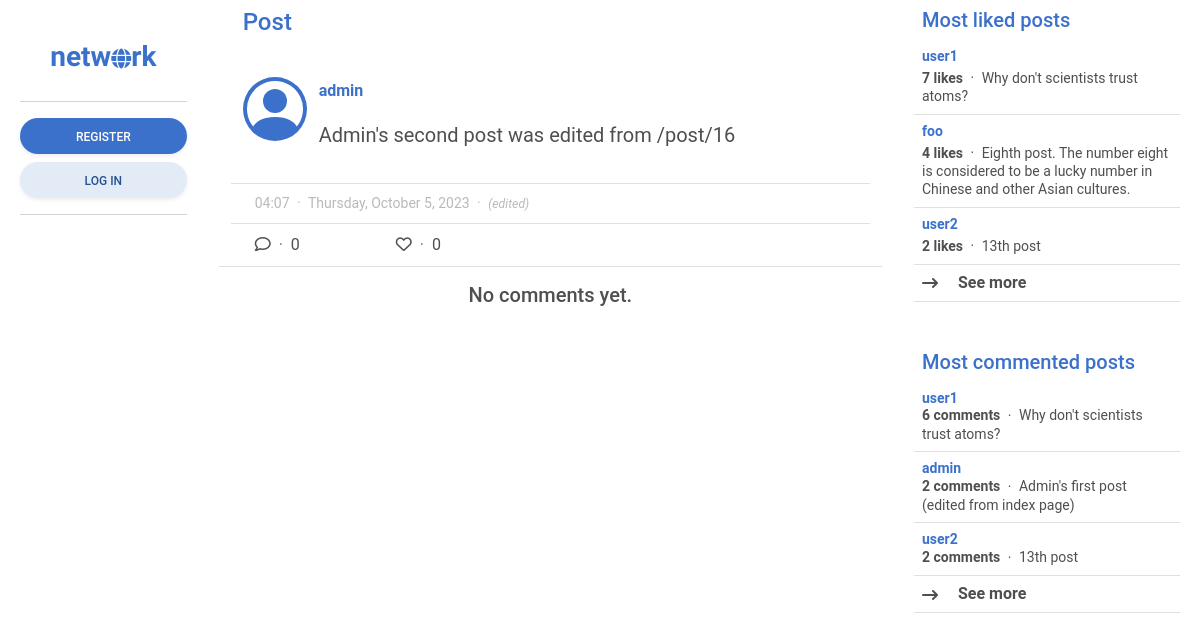
The app's page /post/16 with its own data.
### network/models.py (models this page shows, shortened)
class Post(models.Model):
    content = models.CharField(max_length=255)
    poster = models.ForeignKey(User, on_delete=models.CASCADE, related_name="posts")
    likers = models.ManyToManyField(User, blank=True, related_name="likes")
    date_posted = models.DateTimeField(auto_now_add=True)
    edited = models.BooleanField(default=False)
    def most_liked_posts():
        posts = Post.objects.annotate(likes_count=Count('likers'))
        return posts.order_by('-likes_count')
    def most_commented_posts():
        posts = Post.objects.annotate(comment_count=Count('comments'))
        return posts.order_by('-comment_count')
    class Meta:
        ordering = ["-date_posted"]

class User(AbstractUser):
    pass
    date_joined = models.DateTimeField(auto_now_add=True)
    following = models.ManyToManyField("self", blank=True, related_name="followers", symmetrical=False)
    def most_followed_users():
        users = User.objects.annotate(follower_count=Count('followers'))
        return users.order_by('-follower_count')

### network/views.py (the view, shortened to what this page needs)
# urls.py: path("post/<int:id>", views.post, name="post"),
def post(request, id):
    most_followed_users = User.most_followed_users()
    most_liked_posts = Post.most_liked_posts()
    most_commented_posts = Post.most_commented_posts()
    post = Post.objects.get(pk=id)
    post_comments = post.comments.all()
    return render(request, "network/post.html", {
        "post": post,
        "post_comments": post_comments,
        "most_followed_users": most_followed_users,
        "most_liked_posts": most_liked_posts,
        "most_commented_posts": most_commented_posts,
    })

### network/templates/network/post.html (shortened to what this page needs)
{% extends "network/layout.html" %}
{% block sidebar_left %}
    {% include "network/sidebar_left.html" %}
{% endblock %}
{% block main %}
    <div class="h4 mb-0 pb-4 pt-2 px-4 text-primary sticky-top transparan">
        Post
    </div>
    <div class="container border-bottom">
        <div class="px-4 pt-3 border-bottom">
            <div class="row">
                <div class="col-auto p-0">
                    <a href="{% url 'profile' user=post.poster.username %}">
                    </a>
                </div>
                <div class="col align-self-center">
                    <div>
                        <a href="{% url 'profile' user=post.poster.username %}" class="fw-bold text-decoration-none align-middle">
                            {{ post.poster.username }}
                        </a>
                    </div>
                    <div class="py-3 blockquote" id="og_{{post.id}}">{{ post.content }}</div>
                </div>
            </div>
        </div>
        <div class="border-bottom py-2 px-4">
            <div class="small text-muted opacity-50">
                {{ post.date_posted.time|date:"h:i"}}
                <span class="mx-1 align-self-center">&#183;</span>
                {{post.date_posted.date|date:"l, F j, Y"}}
                <span class="mx-1 align-self-center">&#183;</span>
                <span class="small align-self-center fst-italic" id="editedStatus_{{ post.id }}">
                    {% if post.edited %}
                    (edited)
                    {% endif %}
                </span>
            </div>
        </div>
        <div class="px-4 py-2 d-flex justify-content-start align-items-center">
            <div class="pe-5" role="button" data-mdb-toggle="modal" data-mdb-target="#comment_modal_{{ post.id }}">
                <i class="fa-regular fa-comment"></i>
                <span class="mx-1 text-muted">&#183;</span>
                {% if post.comments.count %}
                {{ post.comments.count }}
                {% else %}
                0
                {% endif %}
            </div>
            <div class="px-5">
                <i
                {% if user.is_authenticated and user in post.likers.all %}
                    class="fa-solid fa-heart text-danger"
                {% elif user.is_authenticated %}
                    class="fa-regular fa-heart"
                {% else %}
                    class="fa-regular fa-heart" role="button" data-mdb-toggle="modal" data-mdb-target="#like_post_{{ post.id }}"
                {% endif %}
                >
                </i>
                <span class="mx-1 text-muted">&#183;</span>
                <span role="button" data-mdb-toggle="modal" data-mdb-target="#likers_modal_{{ post.id }}">
                    {% if post.likers.count %}
                    {{ post.likers.count }}
                    {% else %}
                    0
                    {% endif %}
                </span>
            </div>
        </div>
    </div>
    <div class="container px-0 pb-4">
        {% include "network/comments.html" with comments=post.comments.all %}
    </div>
{% endblock %}
{% block sidebar_right %}
    {% include "network/sidebar_right.html" %}
{% endblock %}

### network/templates/network/sidebar_right.html (shortened to what this page needs)
<div class="mb-5 lh-sm">
    <div class="h5 px-2 text-primary sticky-top transparan">Most liked posts</div>
    <div class="list-group list-group-light list-group-small">
        {% for post in most_liked_posts|slice:":3" %}
        <div class="post p-2 border-bottom small">
            <a href="{% url 'post' id=post.id %}" class="text-body text-decoration-none align-middle">
                <div class="text-primary fw-bold mb-1">{{ post.poster.username }}</div>
                <span class="fw-bold">{{ post.likers.count }} likes</span>
                <span class="mx-1 align-middle">&#183;</span>
                <span>{{post.content}}</span>
            </a>
        </div>
        {% endfor %}
        <div class="fw-bold post p-2 border-bottom" role="button" data-mdb-toggle="modal" data-mdb-target="#most_liked_posts">
            <i class="align-middle me-3 fa-solid fa-arrow-right-long"></i>
            See more
        </div>
    </div>
</div>
<div class="lh-sm">
    <div class="h5 px-2 text-primary">Most commented posts</div>
    <div class="list-group list-group-light list-group-small">
        {% for post in most_commented_posts|slice:":3" %}
        <div class="post p-2 border-bottom small">
            <a href="{% url 'post' id=post.id %}" class="text-body text-decoration-none align-middle">
                <div class="text-primary fw-bold">{{ post.poster.username }}</div>
                <span class="fw-bold">{{ post.comments.count }} comments</span>
                <span class="mx-1 align-middle">&#183;</span>
                {{ post.content }}
            </a>
        </div>
        {% endfor %}
        <div class="fw-bold post p-2 border-bottom" role="button" data-mdb-toggle="modal" data-mdb-target="#most_commented_posts">
            <i class="align-middle me-3 fa-solid fa-arrow-right-long"></i>
            See more
        </div>
    </div>
</div>

### network/static/network/styles.css (style rules this page uses)
.transparan { background: rgba(255, 255, 255, 0.75); backdrop-filter: blur(2px); }

### records on screen
Post: poster.username "admin", content "Admin's second post was edited from /post/16", date_posted.time "04:07", date_posted "Thursday, October 5, 2023"
Post: poster.username "user1", likers.count "7", content "Why don't scientists trust atoms?", comments.count "6"
Post: poster.username "foo", likers.count "4", content "Eighth post. The number eight is considered to be a lucky number in Chinese and other Asian cultures."
Post: poster.username "user2", likers.count "2", content "13th post", comments.count "2"
Post: poster.username "admin", comments.count "2", content "Admin's first post (edited from index page)"
